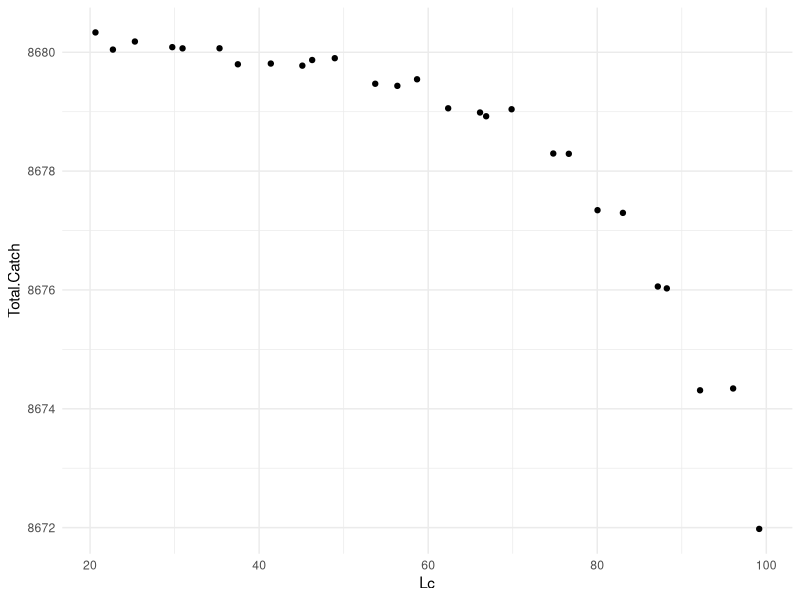
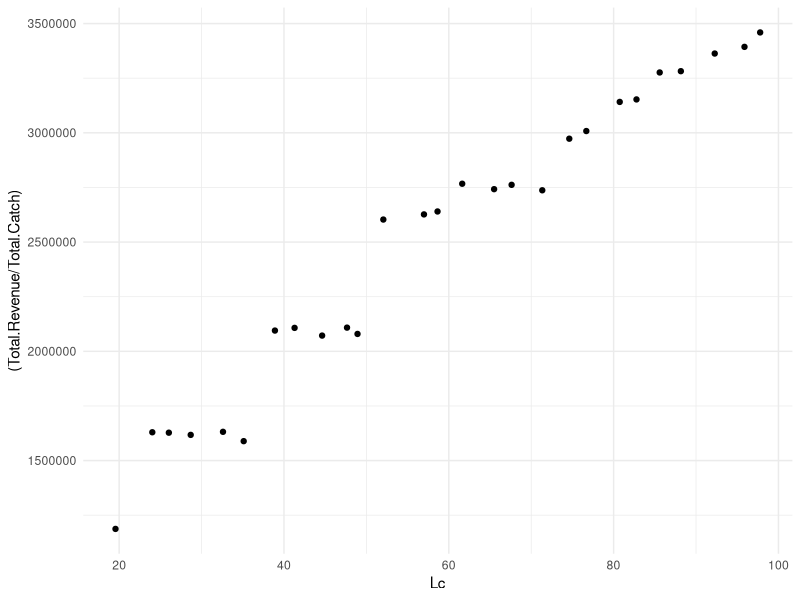
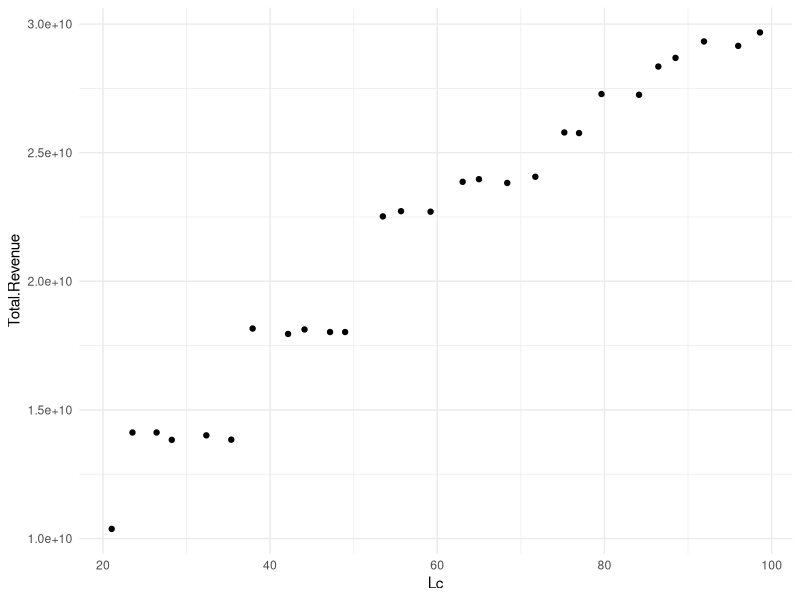

Here is the R script that generated these plots, in order:
## ---- chunk 1
rm(list=ls())


#Set Model----
NumYears = 50

R0 = 10

## ---- chunk 2
Linf = 122.1
K = 0.172
to = 0.919
  
Wa = 0.3
  
Wb = 2.824
  


#Length (cm) at which a fish is  mature

m = 55


#Natural mortality
M <- 0.258

F <- 0.3125

BHa <- 0.546 #this is made up

BHb <- 0.000089 #this is made up

## ---- chunk 3

#Our max age is 18 years
Age <- seq(1,18,1)

Length <- Linf*(1-exp(-K*(Age-to)))

#Converts lengths (cm) to weight (g)
Weight <- Wa*Length^Wb

#Length at first capture
Lc = seq(20, 100, 3 )

#Maturity
Ma = ifelse(Length < m, 0, 1)

#fecundity - produce about 41 eggs per gram 
#SOURCE: https://www.scribd.com/doc/81002346/Crecimiento-y-Reproduccion-de-corvina
fa <- Weight*41

#Price per kg is dependent on size of fish
Price <- c(10,50,80)
## ---- chunk 4
N_at <- data.frame(matrix(data = NA, ncol = max(Age), nrow = NumYears))
colnames(N_at) = as.character(c(Age))

Recruitment <- vector(length = NumYears)

Catch <- data.frame(matrix(data = NA, ncol = max(Age) + 1, nrow = NumYears))
colnames(Catch) <- as.character(c(Age,'Total'))
                        

Revenue <- data.frame(matrix(data = NA, ncol = 4, nrow = NumYears))
colnames(Revenue) =c('small',
                     'med',
                     'large',
                     'total')


#Scenarios based on length at first capture (Lc)



Results <- data.frame(matrix(data = NA, ncol = max(Age) + 3 , nrow = length(Lc)))
colnames(Results) <- as.character(c('Lc', Age,'Total.Catch','Total.Revenue'))

## ---- chunk 5



#this sets top left
N_at[1,1] = R0


#  Set inital condition in year t = 0 (assumes no fishing)
for (a in 1:17){
 
  N_at[1,a+1] = N_at[1,(a)]*exp(-M)
  
}



#Length (cm) at which a fish is vulnerable to fishing mortality



for (s in 1:length(Lc)) {
  
Va = ifelse(Length < Lc[s], 0, 1)

#Recruitment in year 1
Recruitment[1] = sum(N_at[1,]*fa*Ma)

Catch[1,] = 0

    
    for (t in 2:NumYears) {
      
    N_at[t,1] = Recruitment[t - 1] / (BHa + BHb*Recruitment[t - 1])
    
        for (a in 1:17) {
        
        
        # Introduce fishing as Va*F  
          N_at[t,a+1] = exp(-M - Va[a]*F)*N_at[(t - 1),(a)]
          
          
          
         #Catch by cohort = number of individual age a in year t - indvid. age a captured in year t
          
           Catch[t,a+1] = N_at[(t),(a+1)]*(1 - exp(-M - Va[a+1]*F))
          
           Catch[t,1] = 0
          
        }
    
     Catch$Total[t] = sum(Catch[t,1:18])  
    
     Recruitment[t] = sum(N_at[t,]*fa*Ma)
     
     #Calculate Revenue by commercial class
     
      Revenue[t,1] = sum(Weight[1:2]*Catch[t,1:2]*Price[1])
      
      Revenue[t,2] = sum(Weight[3:5]*Catch[t,3:5]*Price[2])
      
      Revenue[t,3] = sum(Weight[5:max(Age)]*Catch[t,5:max(Age)]*Price[3])
      
      Revenue[t,4] = sum(Revenue[t,1:3])
          
    }

Results[s,1] = Lc[s]

Results[s,2:19] = N_at[NumYears,]

Results[s,20] = Catch$Total[NumYears]

Results[s,21] = Revenue$total[NumYears]

}
## ---- chunk 6
library(ggplot2)

Lc.Catch = ggplot(Results, aes(x=Lc, y= Total.Catch)) +
              geom_jitter() +
              theme_minimal()
          
## ---- chunk 7


Lc.Rev = ggplot(Results, aes(x=Lc, y= Total.Revenue)) +
              geom_jitter() +
              theme_minimal()
          
## ---- chunk 8


Lc.price = ggplot(Results, aes(x=Lc, y= (Total.Revenue/Total.Catch))) +
              geom_jitter() +
              theme_minimal()
          
## ---- chunk 9

# df.hist = stack(N_at[NumYears, ])
# 
# barplot(df.hist$values, names.arg = df.hist$ind)
# 
# CatchCurve <- lm(log(values) ~ ind, data = df.hist)
# 
# Z.est = -CatchCurve$coefficients[2]
# 
# print(Z.est)
## ---- chunk 10

#Calculate Revenue by commercial class------

# for (t in 1:NumYears){
# 
#   Revenue[t,1] = sum(Weight[1:2]*Catch[t,1:2]*Price[1])
#   
#   Revenue[t,2] = sum(Weight[3:5]*Catch[t,3:5]*Price[2])
#   
#   Revenue[t,3] = sum(Weight[5:max(Age)]*Catch[t,5:max(Age)]*Price[3])
#   
#   Revenue[t,4] = sum(Revenue[t,1:3])
#   
# }
